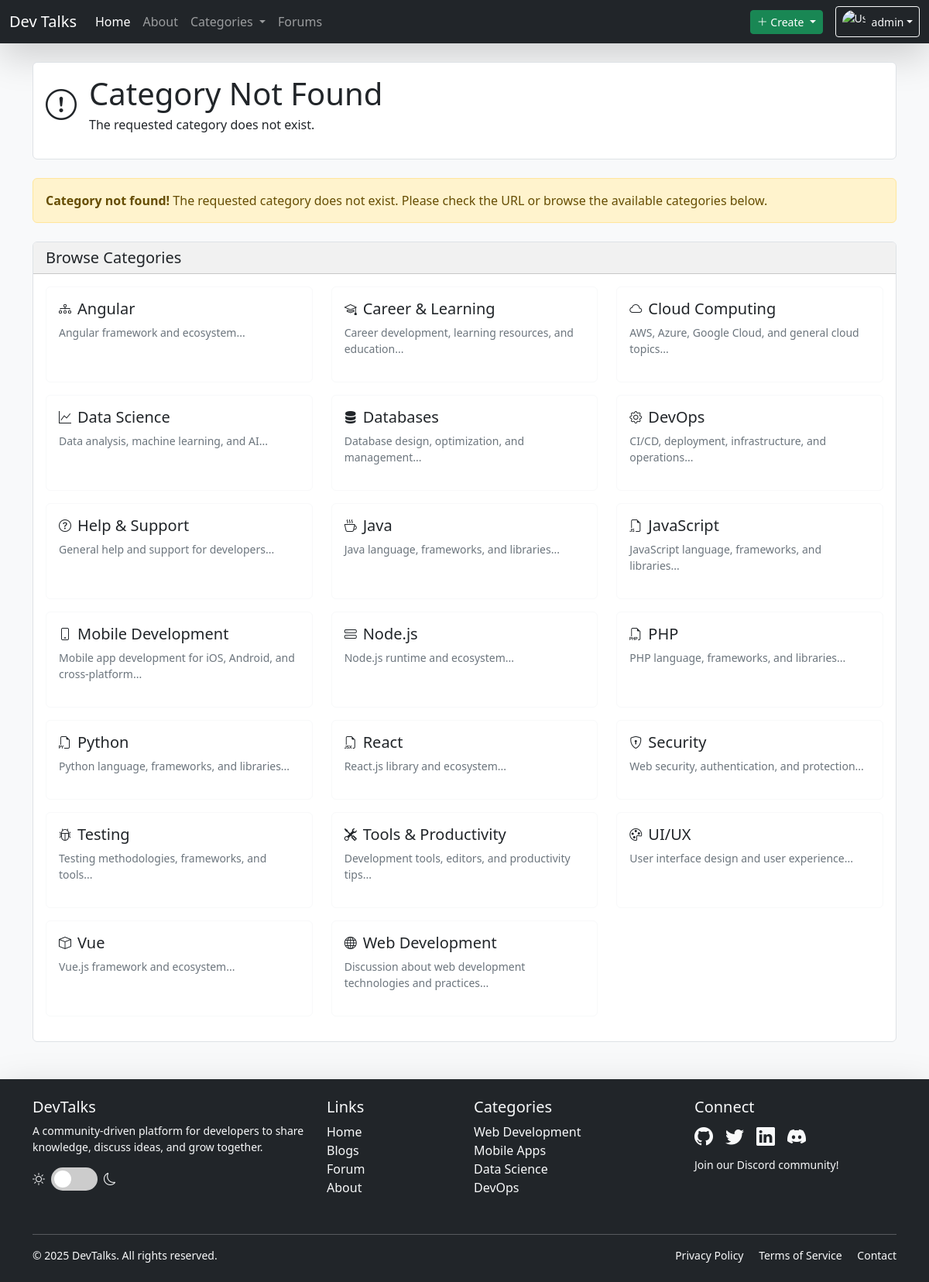
Screenshot of /category.php (signed in) with the database file from the repository.
### tables this page shows
CREATE TABLE IF NOT EXISTS categories (
    id INT AUTO_INCREMENT PRIMARY KEY,
    name VARCHAR(50) NOT NULL UNIQUE,
    description TEXT,
    slug VARCHAR(50) NOT NULL UNIQUE,
    icon VARCHAR(50),
    parent_id INT,
    order_index INT DEFAULT 0,
    FOREIGN KEY (parent_id) REFERENCES categories(id) ON DELETE SET NULL
);

### partials/auth_helper.php (called while the page is built, shortened)
<?php
function isLoggedIn() {
    return isset($_SESSION['userId']) && !empty($_SESSION['userId']);
}
?>

### category.php (the view, shortened to what this page needs)
<?php
include 'partials/_dbConnect.php';
$validCategory = false;
if (!$validCategory) {
    $categoryName = "Category Not Found";
    $categoryDescription = "The requested category does not exist.";
    $categoryIcon = "bi-exclamation-circle";
}
?>
<!DOCTYPE html>
<html lang="en">
<head>
    <link href="https://cdn.jsdelivr.net/npm/bootstrap@5.3.4/dist/css/bootstrap.min.css" rel="stylesheet">
    <link rel="stylesheet" href="https://cdn.jsdelivr.net/npm/bootstrap-icons@1.11.3/font/bootstrap-icons.min.css">
    <link rel="stylesheet" href="partials/css/prism.css">
    <link rel="stylesheet" href="partials/css/style.css">
</head>
<body>
    <?php
        include "components/header.php";
    ?>
    <div class="container mt-4">
        <div class="row mb-4">
            <div class="col-12">
                <div class="card">
                    <div class="card-body">
                        <div class="d-flex align-items-center mb-3">
                            <i class="<?php echo $categoryIcon; ?> fs-1 me-3"></i>
                            <div>
                                <h1 class="mb-1"><?php echo $categoryName; ?></h1>
                                <p class="mb-0"><?php echo $categoryDescription; ?></p>
                            </div>
                        </div>
                    </div>
                </div>
            </div>
        </div>
        <?php if (!$validCategory): ?>
        <div class="row">
            <div class="col-12">
                <div class="alert alert-warning">
                    <p class="mb-0"><strong>Category not found!</strong> The requested category does not exist. Please check the URL or browse the available categories below.</p>
                </div>
                <div class="card mt-4">
                    <div class="card-header">
                        <h5 class="mb-0">Browse Categories</h5>
                    </div>
                    <div class="card-body">
                        <div class="row">
                            <?php
                            $sql = "SELECT * FROM categories ORDER BY name ASC";
                            $result = mysqli_query($conn, $sql);
                            while ($category = mysqli_fetch_assoc($result)) {
                                echo '<div class="col-md-4 mb-3">';
                                echo '<a href="category.php?cat=' . $category['slug'] . '" class="text-decoration-none">';
                                echo '<div class="card h-100 border-light">';
                                echo '<div class="card-body">';
                                echo '<div class="d-flex align-items-center">';
                                echo '<i class="' . ($category['icon'] ?? 'bi-folder') . ' me-2"></i>';
                                echo '<h5 class="mb-0">' . $category['name'] . '</h5>';
                                echo '</div>';
                                echo '<p class="small text-muted mt-2">' . substr($category['description'], 0, 100) . '...</p>';
                                echo '</div>';
                                echo '</div>';
                                echo '</a>';
                                echo '</div>';
                            }
                            ?>
                        </div>
                    </div>
                </div>
            </div>
        </div>
        <?php endif; ?>
    </div>
    <?php include "components/footer.php"; ?>
</body>
</html>

### components/header.php (shortened to what this page needs)
<?php
include_once "partials/auth_helper.php";
echo '
<nav class="navbar navbar-expand-lg bg-dark navbar-dark shadow-lg">
  <div class="container-fluid">
    <a class="navbar-brand" href="index.php">Dev Talks</a>
    <button class="navbar-toggler" type="button" data-bs-toggle="collapse" data-bs-target="#navbarSupportedContent" aria-controls="navbarSupportedContent" aria-expanded="false" aria-label="Toggle navigation">
      <span class="navbar-toggler-icon"></span>
    </button>
    <div class="collapse navbar-collapse" id="navbarSupportedContent">
      <ul class="navbar-nav me-auto mb-2 mb-lg-0">
        <li class="nav-item">
          <a class="nav-link active" aria-current="page" href="index.php">Home</a>
        </li>
        <li class="nav-item">
          <a class="nav-link" href="about.php">About</a>
        </li>
        <li class="nav-item dropdown">
          <a class="nav-link dropdown-toggle" href="#" role="button" data-bs-toggle="dropdown" aria-expanded="false">
            Categories
          </a>
          <ul class="dropdown-menu">
            <li><a class="dropdown-item" href="category.php?cat=web-development">Web Development</a></li>
            <li><a class="dropdown-item" href="category.php?cat=mobile">Mobile</a></li>
            <li><a class="dropdown-item" href="category.php?cat=database">Database</a></li>
            <li><a class="dropdown-item" href="category.php?cat=devops">DevOps</a></li>
            <li><hr class="dropdown-divider"></li>
            <li><a class="dropdown-item" href="categories.php">All Categories</a></li>
          </ul>
        </li>
        <li class="nav-item">
          <a class="nav-link" href="forum.php">Forums</a>
        </li>
      </ul>
      <div class="d-flex flex-column flex-lg-row align-items-center ms-auto">
        ';
        if (isLoggedIn()) {
            echo '
            <div class="d-flex align-items-center">
              <div class="dropdown me-3">
                <button class="btn btn-success btn-sm dropdown-toggle" type="button" data-bs-toggle="dropdown" aria-expanded="false">
                  <i class="bi bi-plus-lg"></i> Create
                </button>
                <ul class="dropdown-menu dropdown-menu-end">
                  <li><a class="dropdown-item" href="create-thread.php">New Thread</a></li>
                  <li><a class="dropdown-item" href="create-blog.php">New Blog Post</a></li>
                </ul>
              </div>
              <div class="dropdown">
                <button class="btn btn-outline-light btn-sm dropdown-toggle d-flex align-items-center" type="button" data-bs-toggle="dropdown" aria-expanded="false">
                  <img src="' . (isset($_SESSION['userAvatar']) ? $_SESSION['userAvatar'] : 'partials/img/avatars/default.png') . '" class="avatar avatar-sm me-2" alt="User avatar">
                  ' . htmlspecialchars($_SESSION["username"]) . '
                </button>
                <ul class="dropdown-menu dropdown-menu-end">
                  <li><a class="dropdown-item" href="profile.php?id=' . $_SESSION["userId"] . '">
                    <i class="bi bi-person me-2"></i> My Profile
                  </a></li>
                  <li><a class="dropdown-item" href="dashboard.php">
                    <i class="bi bi-speedometer2 me-2"></i> Dashboard
                  </a></li>
                  <li><a class="dropdown-item" href="settings.php">
                    <i class="bi bi-gear me-2"></i> Settings
                  </a></li>
                  <li><hr class="dropdown-divider"></li>
                  <li><a class="dropdown-item text-danger" href="partials/handleLogout.php">
                    <i class="bi bi-box-arrow-right me-2"></i> Logout
                  </a></li>
                </ul>
              </div>
            </div>';
        }
        echo '
      </div>
    </div>
  </div>
</nav>
';
?>

### components/footer.php (shortened to what this page needs)
<?php
echo '
<footer class="bg-dark text-light py-4 mt-5 shadow-lg">
  <div class="container">
    <div class="row">
      <div class="col-md-4 mb-3">
        <h5>DevTalks</h5>
        <p class="small">A community-driven platform for developers to share knowledge, discuss ideas, and grow together.</p>
        <div class="d-flex align-items-center mt-3">
          <span class="me-2"><i class="bi bi-sun"></i></span>
          <label class="theme-switch">
            <span class="theme-slider"></span>
          </label>
          <span class="ms-2"><i class="bi bi-moon"></i></span>
        </div>
      </div>
      <div class="col-md-2 mb-3">
        <h5>Links</h5>
        <ul class="list-unstyled">
          <li><a href="index.php" class="text-decoration-none text-light">Home</a></li>
          <li><a href="blogs.php" class="text-decoration-none text-light">Blogs</a></li>
          <li><a href="forum.php" class="text-decoration-none text-light">Forum</a></li>
          <li><a href="about.php" class="text-decoration-none text-light">About</a></li>
        </ul>
      </div>
      <div class="col-md-3 mb-3">
        <h5>Categories</h5>
        <ul class="list-unstyled">
          <li><a href="category.php?cat=web-development" class="text-decoration-none text-light">Web Development</a></li>
          <li><a href="category.php?cat=mobile-apps" class="text-decoration-none text-light">Mobile Apps</a></li>
          <li><a href="category.php?cat=data-science" class="text-decoration-none text-light">Data Science</a></li>
          <li><a href="category.php?cat=devops" class="text-decoration-none text-light">DevOps</a></li>
        </ul>
      </div>
      <div class="col-md-3 mb-3">
        <h5>Connect</h5>
        <div class="d-flex gap-3 fs-4">
          <a href="#" class="text-light"><i class="bi bi-github"></i></a>
          <a href="#" class="text-light"><i class="bi bi-twitter"></i></a>
          <a href="#" class="text-light"><i class="bi bi-linkedin"></i></a>
          <a href="#" class="text-light"><i class="bi bi-discord"></i></a>
        </div>
        <p class="small mt-2">Join our Discord community!</p>
      </div>
    </div>
    <hr class="my-3 bg-secondary">
    <div class="row">
      <div class="col-md-6 small">
        &copy; ' . date("Y") . ' DevTalks. All rights reserved.
      </div>
      <div class="col-md-6 text-md-end small">
        <a href="#" class="text-decoration-none text-light me-3">Privacy Policy</a>
        <a href="#" class="text-decoration-none text-light me-3">Terms of Service</a>
        <a href="#" class="text-decoration-none text-light">Contact</a>
      </div>
    </div>
  </div>
</footer>
';
?>

### partials/css/style.css (style rules this page uses)
:root { --bs-primary-rgb: 13, 110, 253; --bs-secondary-rgb: 108, 117, 125; --bs-success-rgb: 25, 135, 84; --bs-info-rgb: 13, 202, 240; --bs-warning-rgb: 255, 193, 7; --bs-danger-rgb: 220, 53, 69; }
.light-mode { --bg-color: #f8f9fa; --text-color: #212529; --card-bg: #ffffff; --border-color: #dee2e6; --code-bg: #f5f5f5; --muted-text-color: #6c757d; --card-header-bg: #f1f1f1; --input-bg: #ffffff; --input-text: #212529; }
body { background-color: var(--bg-color); color: var(--text-color); transition: background-color 0.3s ease, color 0.3s ease; }
.card { background-color: var(--card-bg); border-color: var(--border-color); }
.card-header { background-color: var(--card-header-bg); }
.text-muted { color: var(--muted-text-color) !important; }
.avatar { width: 40px; height: 40px; border-radius: 50%; object-fit: cover; }
.avatar-sm { width: 30px; height: 30px; }
.theme-switch { position: relative; display: inline-block; width: 60px; height: 30px; }
.theme-slider { position: absolute; cursor: pointer; top: 0; left: 0; right: 0; bottom: 0; background-color: #ccc; transition: .4s; border-radius: 30px; }
.theme-slider:before { position: absolute; content: ""; height: 22px; width: 22px; left: 4px; bottom: 4px; background-color: white; transition: .4s; border-radius: 50%; }

### rows the page displays
categories: name "Angular", description "Angular framework and ecosystem"
categories: name "Career & Learning", description "Career development, learning resources, and education"
categories: name "Cloud Computing", description "AWS, Azure, Google Cloud, and general cloud topics"
categories: name "Data Science", description "Data analysis, machine learning, and AI"
categories: name "Databases", description "Database design, optimization, and management"
categories: name "DevOps", description "CI/CD, deployment, infrastructure, and operations"
categories: name "Help & Support", description "General help and support for developers"
categories: name "Java", description "Java language, frameworks, and libraries"
categories: name "JavaScript", description "JavaScript language, frameworks, and libraries"
categories: name "Mobile Development", description "Mobile app development for iOS, Android, and cross-platform"
categories: name "Node.js", description "Node.js runtime and ecosystem"
categories: name "PHP", description "PHP language, frameworks, and libraries"
categories: name "Python", description "Python language, frameworks, and libraries"
categories: name "React", description "React.js library and ecosystem"
categories: name "Security", description "Web security, authentication, and protection"
categories: name "Testing", description "Testing methodologies, frameworks, and tools"
categories: name "Tools & Productivity", description "Development tools, editors, and productivity tips"
categories: name "UI/UX", description "User interface design and user experience"
categories: name "Vue", description "Vue.js framework and ecosystem"
categories: name "Web Development", description "Discussion about web development technologies and practices"

### other values shown
$_SESSION["username"] "admin"
$categoryName "Category Not Found"
$categoryDescription "The requested category does not exist."
